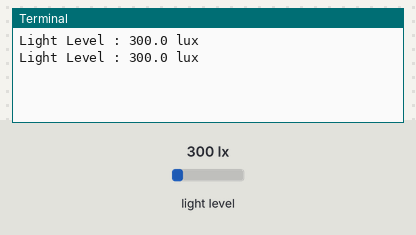
Bench run of a program on a simulated Raspberry Pi (BCM pin numbers). Parts: the last lines printed to the terminal. The test bench sets the inputs (shaded band); at power-on: light level 300 lx. Each call to the cloud database takes 0.3 s, and an entry nobody has set reads as its off value or as empty.

Above: at 1.2 s.
1.3 s: light level set to 40 lx
At 2.6 s:
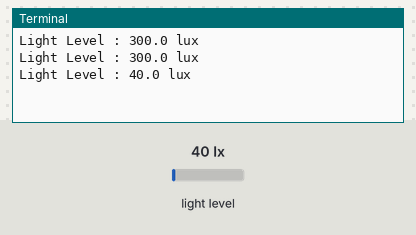
2.8 s: light level set to 500 lx
At 2.8 s:
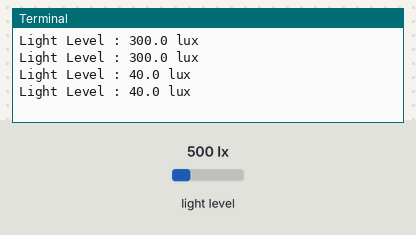
Timing chart, 0 to 5.8 s (numbered marks = the images above; inputs shaded):
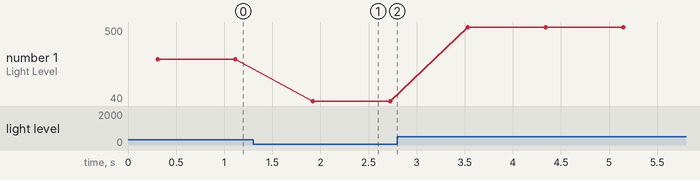

Measured:
- after the input at 1.3 s, the terminal: prints a new line after 0.62 s (image 1)
- plotted number 1: 300 → 40 after the input at 1.3 s, 40 → 500 after the input at 2.8 s

The program:

bh1705firebase.py
```python
from firebase import firebase
import smbus
import time
import json
import sys


DEVICE     =  0x23
POWER_DOWN =  0x00
POWER_ON   =  0x01
RESET      =  0x07
ONE_TIME_HIGH_RES_MODE = 0x20

firebase = firebase.FirebaseApplication('https://smartfactory-193909.firebaseio.com/',None)

bus = smbus.SMBus(1)

def update_firebase(light):
  # data = {"Light":light}
   firebase.put("/BH1750","/Light",light)
 # firebase.post('HTU21D',data)
 # firebase.put("/HTU21D", "/Humid",Humid)

def convertToNumber(data):
    return((data[1] + (256 * data[0])) / 1.2)

def readLight(addr=DEVICE):
  data = bus.read_i2c_block_data(addr,ONE_TIME_HIGH_RES_MODE)
  return convertToNumber(data)

def main():
  while True:
    update_firebase(str(readLight()))
    print"Light Level : " + str(readLight()) + " lux"
    time.sleep(0.5)

if __name__ =="__main__":
     main()
```
